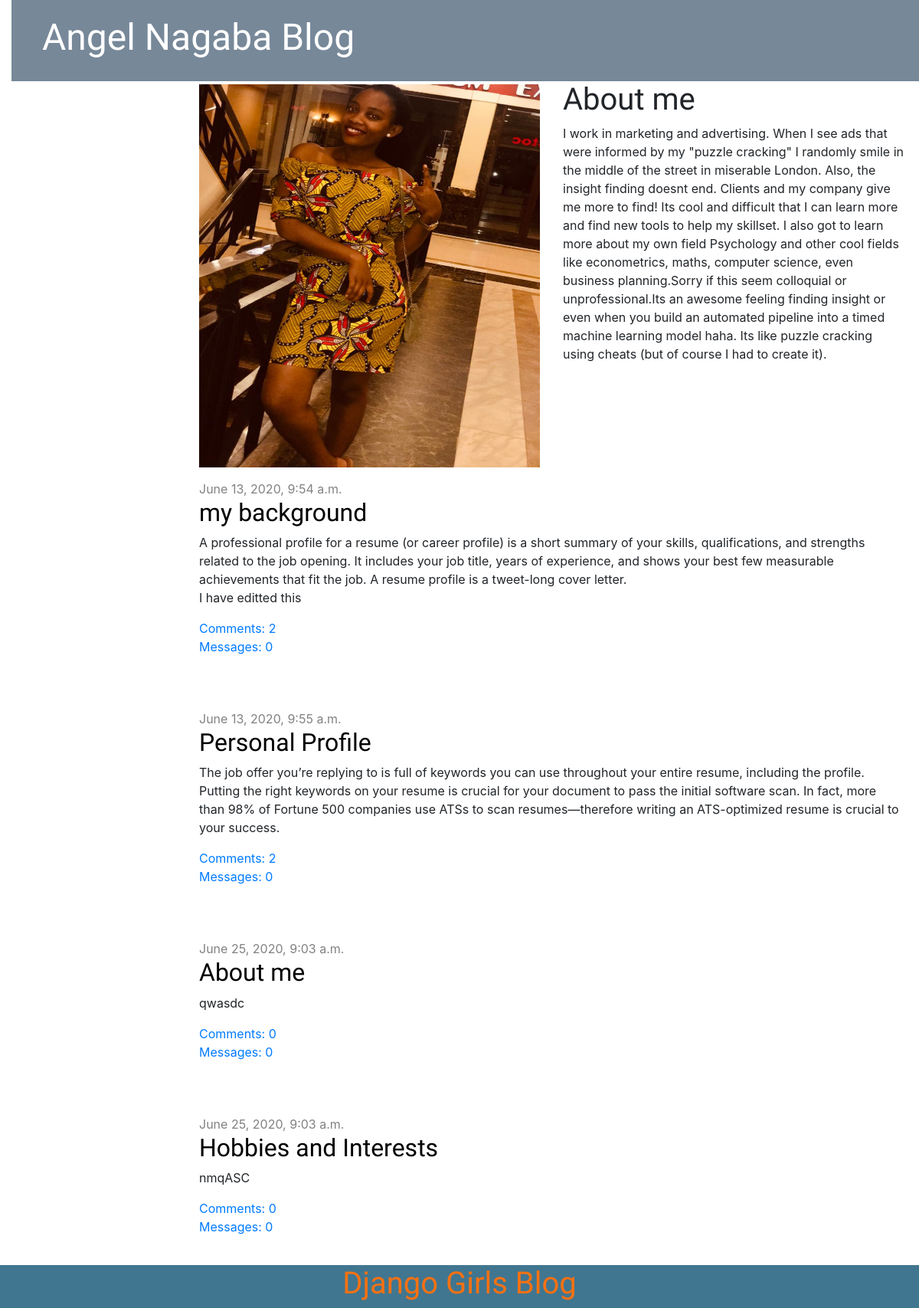
The page / on the database its author committed.
### blog/models.py (models this page shows, shortened)
class Post(models.Model):
    author = models.ForeignKey(settings.AUTH_USER_MODEL, on_delete=models.CASCADE)
    title = models.CharField(max_length=200)
    text = models.TextField()
    created_date = models.DateTimeField(default=timezone.now)
    published_date = models.DateTimeField(blank=True, null=True)
    def approved_comments(self):
        return self.comments.filter(approved_comment=True)

### blog/views.py (the view)
# urls.py: path('', views.post_list, name='post_list'),
def post_list(request):
    posts = Post.objects.filter(published_date__lte=timezone.now()).order_by('published_date')
    return render(request, 'blog/post_list.html', {'posts': posts})

### blog/templates/blog/post_list.html
{% extends 'blog/base.html' %}
{% load static %}
{% block content %}
<div class="row">
    <div class="col-md-6">
       <p class="mt-1"> <img src="{% static 'images/angel.jpg'  %}" height=500 width="100%"/></p>
    </div>
    <div class="col-md-6">
        <h1>About me</h1>
        <p>
            I work in marketing and advertising. When I see ads that were informed by my "puzzle cracking" I randomly smile in the middle of the street in miserable London. Also, the insight finding doesnt end. Clients and my company give me more to find! Its cool and difficult that I can learn more and find new tools to help my skillset. I also got to learn more about my own field Psychology and other cool fields like econometrics, maths, computer science, even business planning.Sorry if this seem colloquial or unprofessional.Its an awesome feeling finding insight or even when you build an automated pipeline into a timed machine learning model haha. Its like puzzle cracking using cheats (but of course I had to create it).
        </p>
    </div>
</div>
    {% for post in posts %}
        <div class="post">
            <div class="date">
                {{ post.published_date }}
            </div>
            <h2><a href="{% url 'post_detail' pk=post.pk %}">{{ post.title }}</a></h2>
            <p>{{ post.text|linebreaksbr }}</p>
            <a href="{% url 'post_detail' pk=post.pk %}">Comments: {{ post.comments.count }}</a><br>
            <a href="{% url 'post_detail' pk=post.pk %}">Messages: {{ post.approved_comments.count }}</a>
        </div>
    {% endfor %}
{% endblock %}

### blog/static/css/blog.css (style rules this page uses)
h1 a, h2 a { color: orange; }
body { padding-left: 15px; }
h1 a, h2 a { color: rgb(247, 113, 18); font-family: 'Lobster'; }
h1, h2, h3, h4 { font-family: 'Lobster', cursive; }
.date { color: #828282; }
.post { margin-bottom: 70px; }
.post h2 a, .post h2 a:visited { color: #000000; }

### rows shown on the page
Post: published_date "June 13, 2020, 9:54 a.m.", title "my background", text "A professional profile for a resume (or career profile) is a short summary of your skills, qualifications, and strengths related to the job opening. It includes your job title, years of experience, and shows your best few measurable achievements that fit the job. A resume profile is a tweet-long cover letter. I have editted this", comments.count "2", approved_comments.count "0"
Post: published_date "June 13, 2020, 9:55 a.m.", title "Personal Profile", text "The job offer you’re replying to is full of keywords you can use throughout your entire resume, including the profile. Putting the right keywords on your resume is crucial for your document to pass the initial software scan. In fact, more than 98% of Fortune 500 companies use ATSs to scan resumes—therefore writing an ATS-optimized resume is crucial to your success.", comments.count "2", approved_comments.count "0"
Post: published_date "June 25, 2020, 9:03 a.m.", title "About me", text "qwasdc", comments.count "0", approved_comments.count "0"
Post: published_date "June 25, 2020, 9:03 a.m.", title "Hobbies and Interests", text "nmqASC", comments.count "0", approved_comments.count "0"
